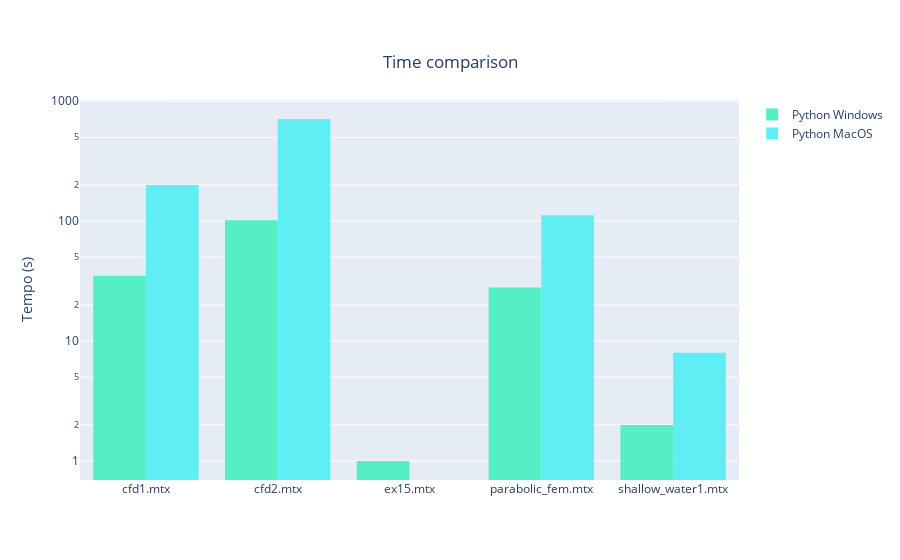

The notebook cell saved with this chart:
### Code cell
#Tempo Python Windows e MacOS

y_py_macos = python_macos_data["Tempo Esecuzione (sec)"]
#y_py_linux = python_linux_data["Tempo Esecuzione (sec)"]
y_py_win = python_windows_data["Tempo Esecuzione (sec)"]


fig = go.Figure()
#fig.add_trace(go.Histogram(histfunc="sum", y=y_py_macos, x=x_py_linux, name="Python Linux", marker_color=color_py_linux))
fig.add_trace(go.Histogram(histfunc="sum",y=y_py_win, x=x_py_win, name="Python Windows", marker_color=color_py_windows))
fig.add_trace(go.Histogram(histfunc="sum", y=y_py_macos, x=x_py_macos, name="Python MacOS", marker_color=color_py_macos))


fig.update_yaxes(type="log")
fig.update_yaxes(title_text='Tempo (s)')
fig.update_layout(
    title={
        'text': "Time comparison",
        'y':0.9,
        'x':0.5,
        'xanchor': 'center',
        'yanchor': 'top'})

fig.show()

### Figure 1 — Plotly figure (JSON) as saved in the notebook; plotly's stock layout.template omitted (floating-point values rounded to 4 significant figures)
{"data": [{"histfunc": "sum", "marker": {"color": "#55efc4"}, "name": "Python Windows", "type": "histogram", "x": ["cfd1.mtx", "cfd2.mtx", "ex15.mtx", "parabolic_fem.mtx", "shallow_water1.mtx"], "y": [35, 102, 1, 28, 2]}, {"histfunc": "sum", "marker": {"color": "#60eef4"}, "name": "Python MacOS", "type": "histogram", "x": ["cfd2.mtx", "cfd1.mtx", "parabolic_fem.mtx", "shallow_water1.mtx", "ex15.mtx"], "y": [711, 200, 112, 8, 0]}], "layout": {"title": {"text": "Time comparison", "x": 0.5, "xanchor": "center", "y": 0.9, "yanchor": "top"}, "yaxis": {"title": {"text": "Tempo (s)"}, "type": "log"}}}
